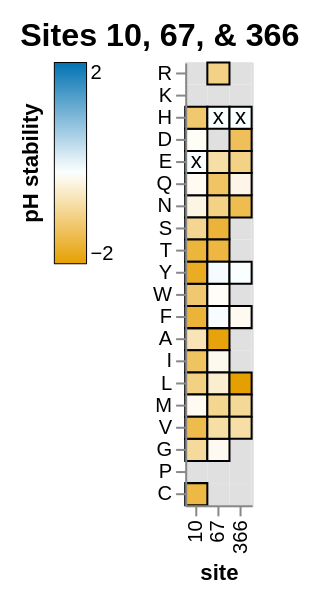

Notebook source saved alongside this figure:
### Markdown cell above
## pH stability highlights

### Code cell
pH_sites_1_chart = polyclonal.plot.lineplot_and_heatmap(
    data_df=test,
    stat_col="pH stability",
    category_col="phenotype",
    alphabet=alphabet,
    # addtl_tooltip_stats=addtl_tooltip_stats,
    addtl_slider_stats={"entry in C musculinus TfR1 cells" : -5},
    init_floor_at_zero=False,
    init_site_statistic="mean",
    show_zoombar=False,
    show_lineplot=False,
    sites=pH_sites_1,
    plot_title="Sites 10, 67, & 366",
    heatmap_max_at_least=2,
    heatmap_min_at_least=-1,
)

pH_sites_1_chart

### Figure 1 — Vega-Lite specification as saved in the notebook (floating-point values rounded to 4 significant figures)
{"config": {"view": {"continuousWidth": 300, "continuousHeight": 300}, "axis": {"grid": false, "labelOverlap": "parity"}, "padding": 10}, "vconcat": [{"vconcat": [{"layer": [{"mark": {"type": "rect", "color": "#E0E0E0"}, "encoding": {"x": {"field": "site", "sort": {"field": "_stat_site_order", "order": "ascending"}, "type": "ordinal"}, "y": {"field": "mutant", "scale": {"domain": ["R", "K", "H", "D", "E", "Q", "N", "S", "T", "Y", "W", "F", "A", "I", "L", "M", "V", "G", "P", "C"]}, "sort": ["R", "K", "H", "D", "E", "Q", "N", "S", "T", "Y", "W", "F", "A", "I", "L", "M", "V", "G", "P", "C"], "title": null, "type": "nominal"}}, "name": "view_2", "transform": [{"lookup": "site", "from": {"data": {"name": "data-81f27a0dda3e53890502c8029e6299e9"}, "key": "site", "fields": ["wildtype", "_stat_site_order"]}}, {"calculate": "if(isFinite(datum['pH stability']),datum['pH stability'],NaN)", "as": "pH stability"}, {"calculate": "if(isFinite(datum['entry in C musculinus TfR1 cells']),datum['entry in C musculinus TfR1 cells'],NaN)", "as": "entry in C musculinus TfR1 cells"}, {"calculate": "max(datum['pH stability'],floor_at_zero['floor'])", "as": "_stat"}, {"calculate": "false", "as": "_stat_hide"}, {"filter": "(((datum['entry in C musculinus TfR1 cells'] >= (param_1 - 1e-06)) || (!isFinite(datum['entry in C musculinus TfR1 cells']))) || datum['_stat_hide'])"}, {"calculate": "if(datum['_stat_hide'],-1.667,datum['_stat'])", "as": "_stat_not_hidden"}, {"joinaggregate": [{"op": "max", "field": "_stat_not_hidden", "as": "_stat_site_max"}], "groupby": ["site"]}, {"filter": "((datum['_stat_site_max'] >= (param_2 - 1e-06)) || (!isFinite(datum['_stat_site_max'])))"}, {"calculate": "(datum.wildtype !== datum.mutant)", "as": "_stat_not_wildtype"}, {"joinaggregate": [{"op": "max", "field": "_stat_not_wildtype", "as": "_stat_site_has_non_wildtype"}], "groupby": ["site"]}, {"filter": "datum['_stat_site_has_non_wildtype']"}, {"filter": {"param": "param_4"}}, {"impute": "_stat_dummy", "key": "mutant", "groupby": ["site"], "keyvals": ["R", "K", "H", "D", "E", "Q", "N", "S", "T", "Y", "W", "F", "A", "I", "L", "M", "V", "G", "P", "C"], "value": null}]}, {"mark": {"type": "rect"}, "encoding": {"color": {"value": "silver"}, "stroke": {"value": "black"}, "tooltip": [{"field": "site", "type": "nominal"}, {"field": "wildtype", "type": "nominal"}, {"field": "mutant", "type": "nominal"}, {"field": "pH stability", "format": ".3g", "type": "quantitative"}, {"field": "entry in C musculinus TfR1 cells", "format": ".3g", "type": "quantitative"}], "x": {"axis": {"labels": true, "ticks": true, "title": "site"}, "field": "site", "sort": {"field": "_stat_site_order", "order": "ascending"}, "type": "ordinal"}, "y": {"field": "mutant", "scale": {"domain": ["R", "K", "H", "D", "E", "Q", "N", "S", "T", "Y", "W", "F", "A", "I", "L", "M", "V", "G", "P", "C"]}, "sort": ["R", "K", "H", "D", "E", "Q", "N", "S", "T", "Y", "W", "F", "A", "I", "L", "M", "V", "G", "P", "C"], "title": null, "type": "nominal"}}, "title": {"text": "", "anchor": "middle", "color": "#0072B2", "orient": "left"}, "transform": [{"lookup": "site", "from": {"data": {"name": "data-81f27a0dda3e53890502c8029e6299e9"}, "key": "site", "fields": ["wildtype", "_stat_site_order"]}}, {"calculate": "if(isFinite(datum['pH stability']),datum['pH stability'],NaN)", "as": "pH stability"}, {"calculate": "if(isFinite(datum['entry in C musculinus TfR1 cells']),datum['entry in C musculinus TfR1 cells'],NaN)", "as": "entry in C musculinus TfR1 cells"}, {"calculate": "max(datum['pH stability'],floor_at_zero['floor'])", "as": "_stat"}, {"calculate": "false", "as": "_stat_hide"}, {"filter": "(((datum['entry in C musculinus TfR1 cells'] >= (param_1 - 1e-06)) || (!isFinite(datum['entry in C musculinus TfR1 cells']))) || datum['_stat_hide'])"}, {"calculate": "if(datum['_stat_hide'],-1.667,datum['_stat'])", "as": "_stat_not_hidden"}, {"joinaggregate": [{"op": "max", "field": "_stat_not_hidden", "as": "_stat_site_max"}], "groupby": ["site"]}, {"filter": "((datum['_stat_site_max'] >= (param_2 - 1e-06)) || (!isFinite(datum['_stat_site_max'])))"}, {"calculate": "(datum.wildtype !== datum.mutant)", "as": "_stat_not_wildtype"}, {"joinaggregate": [{"op": "max", "field": "_stat_not_wildtype", "as": "_stat_site_has_non_wildtype"}], "groupby": ["site"]}, {"filter": "datum['_stat_site_has_non_wildtype']"}, {"filter": {"param": "param_4"}}, {"filter": "(datum['phenotype'] === 'functional_effect')"}, {"filter": "datum['_stat_hide']"}]}, {"mark": {"type": "rect"}, "encoding": {"color": {"field": "_stat", "legend": {"gradientLength": 100, "gradientStrokeColor": "black", "gradientStrokeWidth": 0.5, "orient": "left", "title": "pH stability", "titleOrient": "left"}, "scale": {"clamp": true, "domainMax": 2, "domainMid": 0, "domainMin": {"expr": "floor_at_zero.floor"}, "nice": false, "range": ["#e69f00", "#e7a40d", "#e9a91b", "#eaae28", "#ebb336", "#edb843", "#eebd51", "#efc25e", "#f1c76b", "#f2cc79", "#f3d286", "#f4d794", "#f6dca1", "#f7e1ae", "#f8e6bc", "#faebc9", "#fbf0d7", "#fcf5e4", "#fefaf2", "#ffffff", "#f2f8fb", "#e4f0f7", "#d7e9f3", "#c9e1ef", "#bcdaeb", "#aed2e7", "#a1cbe3", "#94c4df", "#86bcdb", "#79b5d6", "#6badd2", "#5ea6ce", "#519fca", "#4397c6", "#3690c2", "#2888be", "#1b81ba", "#0d79b6", "#0072b2"], "type": "linear", "zero": true}, "type": "quantitative"}, "stroke": {"value": "black"}, "tooltip": [{"field": "site", "type": "nominal"}, {"field": "wildtype", "type": "nominal"}, {"field": "mutant", "type": "nominal"}, {"field": "pH stability", "format": ".3g", "type": "quantitative"}, {"field": "entry in C musculinus TfR1 cells", "format": ".3g", "type": "quantitative"}], "x": {"axis": {"labels": true, "ticks": true, "title": "site"}, "field": "site", "sort": {"field": "_stat_site_order", "order": "ascending"}, "type": "ordinal"}, "y": {"field": "mutant", "scale": {"domain": ["R", "K", "H", "D", "E", "Q", "N", "S", "T", "Y", "W", "F", "A", "I", "L", "M", "V", "G", "P", "C"]}, "sort": ["R", "K", "H", "D", "E", "Q", "N", "S", "T", "Y", "W", "F", "A", "I", "L", "M", "V", "G", "P", "C"], "title": null, "type": "nominal"}}, "title": {"text": "", "anchor": "middle", "color": "#0072B2", "orient": "left"}, "transform": [{"lookup": "site", "from": {"data": {"name": "data-81f27a0dda3e53890502c8029e6299e9"}, "key": "site", "fields": ["wildtype", "_stat_site_order"]}}, {"calculate": "if(isFinite(datum['pH stability']),datum['pH stability'],NaN)", "as": "pH stability"}, {"calculate": "if(isFinite(datum['entry in C musculinus TfR1 cells']),datum['entry in C musculinus TfR1 cells'],NaN)", "as": "entry in C musculinus TfR1 cells"}, {"calculate": "max(datum['pH stability'],floor_at_zero['floor'])", "as": "_stat"}, {"calculate": "false", "as": "_stat_hide"}, {"filter": "(((datum['entry in C musculinus TfR1 cells'] >= (param_1 - 1e-06)) || (!isFinite(datum['entry in C musculinus TfR1 cells']))) || datum['_stat_hide'])"}, {"calculate": "if(datum['_stat_hide'],-1.667,datum['_stat'])", "as": "_stat_not_hidden"}, {"joinaggregate": [{"op": "max", "field": "_stat_not_hidden", "as": "_stat_site_max"}], "groupby": ["site"]}, {"filter": "((datum['_stat_site_max'] >= (param_2 - 1e-06)) || (!isFinite(datum['_stat_site_max'])))"}, {"calculate": "(datum.wildtype !== datum.mutant)", "as": "_stat_not_wildtype"}, {"joinaggregate": [{"op": "max", "field": "_stat_not_wildtype", "as": "_stat_site_has_non_wildtype"}], "groupby": ["site"]}, {"filter": "datum['_stat_site_has_non_wildtype']"}, {"filter": {"param": "param_4"}}, {"filter": "(datum['phenotype'] === 'functional_effect')"}, {"filter": "(!datum['_stat_hide'])"}]}, {"mark": {"type": "text", "color": "black", "text": "x"}, "encoding": {"x": {"field": "site", "sort": {"field": "_stat_site_order", "order": "ascending"}, "type": "ordinal"}, "y": {"field": "mutant", "scale": {"domain": ["R", "K", "H", "D", "E", "Q", "N", "S", "T", "Y", "W", "F", "A", "I", "L", "M", "V", "G", "P", "C"]}, "sort": ["R", "K", "H", "D", "E", "Q", "N", "S", "T", "Y", "W", "F", "A", "I", "L", "M", "V", "G", "P", "C"], "title": null, "type": "nominal"}}, "transform": [{"lookup": "site", "from": {"data": {"name": "data-81f27a0dda3e53890502c8029e6299e9"}, "key": "site", "fields": ["wildtype", "_stat_site_order"]}}, {"calculate": "if(isFinite(datum['pH stability']),datum['pH stability'],NaN)", "as": "pH stability"}, {"calculate": "if(isFinite(datum['entry in C musculinus TfR1 cells']),datum['entry in C musculinus TfR1 cells'],NaN)", "as": "entry in C musculinus TfR1 cells"}, {"calculate": "max(datum['pH stability'],floor_at_zero['floor'])", "as": "_stat"}, {"calculate": "false", "as": "_stat_hide"}, {"filter": "(((datum['entry in C musculinus TfR1 cells'] >= (param_1 - 1e-06)) || (!isFinite(datum['entry in C musculinus TfR1 cells']))) || datum['_stat_hide'])"}, {"calculate": "if(datum['_stat_hide'],-1.667,datum['_stat'])", "as": "_stat_not_hidden"}, {"joinaggregate": [{"op": "max", "field": "_stat_not_hidden", "as": "_stat_site_max"}], "groupby": ["site"]}, {"filter": "((datum['_stat_site_max'] >= (param_2 - 1e-06)) || (!isFinite(datum['_stat_site_max'])))"}, {"calculate": "(datum.wildtype !== datum.mutant)", "as": "_stat_not_wildtype"}, {"joinaggregate": [{"op": "max", "field": "_stat_not_wildtype", "as": "_stat_site_has_non_wildtype"}], "groupby": ["site"]}, {"filter": "datum['_stat_site_has_non_wildtype']"}, {"filter": {"param": "param_4"}}, {"filter": "(datum.wildtype === datum.mutant)"}]}], "height": {"step": 11}, "width": {"step": 11}}], "resolve": {"scale": {"color": "shared", "x": "shared"}}, "spacing": 10}], "data": {"name": "data-ade9b0892074d876186a205c5dcdaff8"}, "params": [{"name": "floor_at_zero", "select": {"type": "point", "fields": ["floor"]}, "bind": {"input": "radio", "options": [0, -1.667], "labels": ["yes", "no"], "name": "floor pH stability at zero"}, "value": [{"floor": -1.667}], "views": ["view_2"]}, {"name": "param_4", "select": {"type": "interval", "encodings": ["x"], "mark": {"stroke": "black", "strokeWidth": 2}}, "views": ["view_2"]}, {"name": "param_1", "bind": {"input": "range", "max": 0.0, "min": -5.536, "name": "minimum entry in C musculinus TfR1 cells"}, "value": -5}, {"name": "param_2", "bind": {"input": "range", "max": 2, "min": -1.667, "name": "minimum max of pH stability at site"}, "value": -1.667}], "resolve": {"scale": {"color": "independent"}}, "title": {"text": "Sites 10, 67, & 366", "align": "left", "anchor": "start", "fontSize": 16}, "$schema": "https://vega.github.io/schema/vega-lite/v5.20.1.json", "datasets": {"data-ade9b0892074d876186a205c5dcdaff8": [{"site": 10, "mutant": "A", "pH stability": -0.4715, "phenotype": "functional_effect", "entry in C musculinus TfR1 cells": -1.12}, {"site": 10, "mutant": "C", "pH stability": -1.23, "phenotype": "functional_effect", "entry in C musculinus TfR1 cells": -2.183}, {"site": 10, "mutant": "D", "pH stability": -0.01656, "phenotype": "functional_effect", "entry in C musculinus TfR1 cells": -0.3477}, {"site": 10, "mutant": "E", "pH stability": 0.0, "phenotype": "functional_effect", "entry in C musculinus TfR1 cells": 0.0}, {"site": 10, "mutant": "F", "pH stability": -1.299, "phenotype": "functional_effect", "entry in C musculinus TfR1 cells": -3.758}, {"site": 10, "mutant": "G", "pH stability": -0.6455, "phenotype": "functional_effect", "entry in C musculinus TfR1 cells": -2.488}, {"site": 10, "mutant": "H", "pH stability": -0.9467, "phenotype": "functional_effect", "entry in C musculinus TfR1 cells": -2.226}, {"site": 10, "mutant": "I", "pH stability": -1.04, "phenotype": "functional_effect", "entry in C musculinus TfR1 cells": -3.862}, {"site": 10, "mutant": "K", "pH stability": -0.04503, "phenotype": "functional_effect", "entry in C musculinus TfR1 cells": -5.536}, {"site": 10, "mutant": "L", "pH stability": -0.8093, "phenotype": "functional_effect", "entry in C musculinus TfR1 cells": -3.109}, {"site": 10, "mutant": "M", "pH stability": -0.07262, "phenotype": "functional_effect", "entry in C musculinus TfR1 cells": -0.8029}, {"site": 10, "mutant": "N", "pH stability": -0.174, "phenotype": "functional_effect", "entry in C musculinus TfR1 cells": -1.189}, {"site": 10, "mutant": "Q", "pH stability": -0.0736, "phenotype": "functional_effect", "entry in C musculinus TfR1 cells": -0.4694}, {"site": 10, "mutant": "S", "pH stability": -0.7141, "phenotype": "functional_effect", "entry in C musculinus TfR1 cells": -3.139}, {"site": 10, "mutant": "T", "pH stability": -1.271, "phenotype": "functional_effect", "entry in C musculinus TfR1 cells": -2.312}, {"site": 10, "mutant": "V", "pH stability": -1.168, "phenotype": "functional_effect", "entry in C musculinus TfR1 cells": -2.322}, {"site": 10, "mutant": "W", "pH stability": -0.9416, "phenotype": "functional_effect", "entry in C musculinus TfR1 cells": -2.163}, {"site": 10, "mutant": "Y", "pH stability": -1.444, "phenotype": "functional_effect", "entry in C musculinus TfR1 cells": -3.313}, {"site": 67, "mutant": "A", "pH stability": -1.594, "phenotype": "functional_effect", "entry in C musculinus TfR1 cells": -1.217}, {"site": 67, "mutant": "E", "pH stability": -0.5703, "phenotype": "functional_effect", "entry in C musculinus TfR1 cells": -4.656}, {"site": 67, "mutant": "F", "pH stability": 0.05889, "phenotype": "functional_effect", "entry in C musculinus TfR1 cells": -1.922}, {"site": 67, "mutant": "G", "pH stability": -0.09285, "phenotype": "functional_effect", "entry in C musculinus TfR1 cells": -4.005}, {"site": 67, "mutant": "H", "pH stability": 0.0, "phenotype": "functional_effect", "entry in C musculinus TfR1 cells": 0.0}, {"site": 67, "mutant": "I", "pH stability": -0.109, "phenotype": "functional_effect", "entry in C musculinus TfR1 cells": -4.34}, {"site": 67, "mutant": "K", "pH stability": -0.1936, "phenotype": "functional_effect", "entry in C musculinus TfR1 cells": -5.069}, {"site": 67, "mutant": "L", "pH stability": -0.3058, "phenotype": "functional_effect", "entry in C musculinus TfR1 cells": -2.136}, {"site": 67, "mutant": "M", "pH stability": -0.7279, "phenotype": "functional_effect", "entry in C musculinus TfR1 cells": -2.062}, {"site": 67, "mutant": "N", "pH stability": -0.7927, "phenotype": "functional_effect", "entry in C musculinus TfR1 cells": -0.3851}, {"site": 67, "mutant": "Q", "pH stability": -1.024, "phenotype": "functional_effect", "entry in C musculinus TfR1 cells": -1.774}, {"site": 67, "mutant": "R", "pH stability": -0.7911, "phenotype": "functional_effect", "entry in C musculinus TfR1 cells": -3.686}, {"site": 67, "mutant": "S", "pH stability": -1.311, "phenotype": "functional_effect", "entry in C musculinus TfR1 cells": -2.446}, {"site": 67, "mutant": "T", "pH stability": -1.245, "phenotype": "functional_effect", "entry in C musculinus TfR1 cells": -1.059}, {"site": 67, "mutant": "V", "pH stability": -0.5846, "phenotype": "functional_effect", "entry in C musculinus TfR1 cells": -2.855}, {"site": 67, "mutant": "W", "pH stability": -0.02335, "phenotype": "functional_effect", "entry in C musculinus TfR1 cells": -0.146}, {"site": 67, "mutant": "Y", "pH stability": 0.06825, "phenotype": "functional_effect", "entry in C musculinus TfR1 cells": -0.7709}, {"site": 366, "mutant": "C", "pH stability": -0.3118, "phenotype": "functional_effect", "entry in C musculinus TfR1 cells": -5.24}, {"site": 366, "mutant": "D", "pH stability": -1.083, "phenotype": "functional_effect", "entry in C musculinus TfR1 cells": -3.098}, {"site": 366, "mutant": "E", "pH stability": -0.7991, "phenotype": "functional_effect", "entry in C musculinus TfR1 cells": -4.295}, {"site": 366, "mutant": "F", "pH stability": -0.09646, "phenotype": "functional_effect", "entry in C musculinus TfR1 cells": -3.898}, {"site": 366, "mutant": "H", "pH stability": 0.0, "phenotype": "functional_effect", "entry in C musculinus TfR1 cells": 0.0}, {"site": 366, "mutant": "L", "pH stability": -1.667, "phenotype": "functional_effect", "entry in C musculinus TfR1 cells": -1.032}, {"site": 366, "mutant": "M", "pH stability": -0.6816, "phenotype": "functional_effect", "entry in C musculinus TfR1 cells": -4.209}, {"site": 366, "mutant": "N", "pH stability": -1.154, "phenotype": "functional_effect", "entry in C musculinus TfR1 cells": -1.562}, {"site": 366, "mutant": "Q", "pH stability": -0.1493, "phenotype": "functional_effect", "entry in C musculinus TfR1 cells": -4.37}, {"site": 366, "mutant": "V", "pH stability": -0.5778, "phenotype": "functional_effect", "entry in C musculinus TfR1 cells": -3.676}, {"site": 366, "mutant": "Y", "pH stability": 0.01518, "phenotype": "functional_effect", "entry in C musculinus TfR1 cells": -3.559}], "data-81f27a0dda3e53890502c8029e6299e9": [{"site": 10, "wildtype": "E", "_stat_site_order": 0}, {"site": 67, "wildtype": "H", "_stat_site_order": 1}, {"site": 366, "wildtype": "H", "_stat_site_order": 2}]}}
